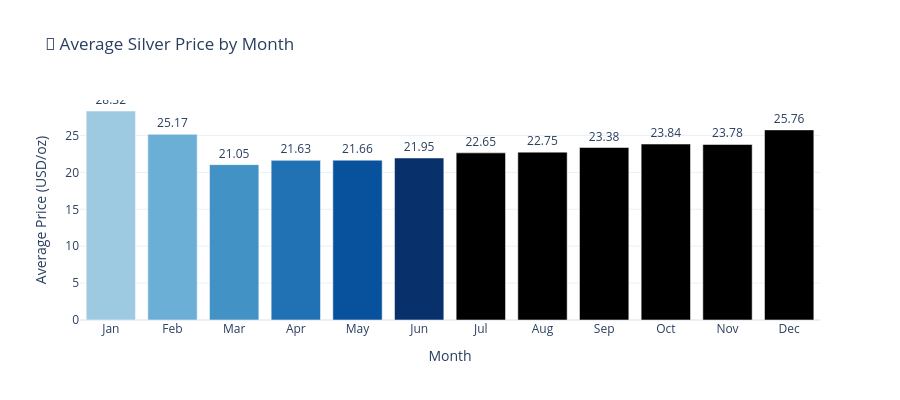

The cell this chart's notebook holds for it:
### Code cell
# Monthly Seasonality Pattern
df['Month'] = df['Date'].dt.month
df['MonthName'] = df['Date'].dt.month_name()

monthly_avg = df.groupby('Month')['Close'].mean().reset_index()
monthly_avg['MonthName'] = ['Jan', 'Feb', 'Mar', 'Apr', 'May', 'Jun',
                             'Jul', 'Aug', 'Sep', 'Oct', 'Nov', 'Dec']

fig = go.Figure()

fig.add_trace(go.Bar(
    x=monthly_avg['MonthName'],
    y=monthly_avg['Close'],
    marker_color=px.colors.sequential.Blues[3:],
    text=monthly_avg['Close'].round(2),
    textposition='outside'
))

fig.update_layout(
    title='📅 Average Silver Price by Month',
    xaxis_title='Month',
    yaxis_title='Average Price (USD/oz)',
    height=400,
    template='plotly_white'
)

fig.show()

print("📊 MONTHLY ANALYSIS")
print("=" * 50)
print(f"Strongest Month: {monthly_avg.loc[monthly_avg['Close'].idxmax(), 'MonthName']} (${monthly_avg['Close'].max():.2f})")
print(f"Weakest Month: {monthly_avg.loc[monthly_avg['Close'].idxmin(), 'MonthName']} (${monthly_avg['Close'].min():.2f})")

### Figure 1 — Plotly figure (JSON) as saved in the notebook; plotly's stock layout.template omitted (floating-point values rounded to 4 significant figures)
{"data": [{"marker": {"color": ["rgb(158,202,225)", "rgb(107,174,214)", "rgb(66,146,198)", "rgb(33,113,181)", "rgb(8,81,156)", "rgb(8,48,107)"]}, "text": [28.32, 25.17, 21.05, 21.63, 21.66, 21.95, 22.65, 22.75, 23.38, 23.84, 23.78, 25.76], "textposition": "outside", "type": "bar", "x": ["Jan", "Feb", "Mar", "Apr", "May", "Jun", "Jul", "Aug", "Sep", "Oct", "Nov", "Dec"], "y": [28.32, 25.17, 21.05, 21.63, 21.66, 21.95, 22.65, 22.75, 23.38, 23.84, 23.78, 25.76]}], "layout": {"height": 400, "title": {"text": "📅 Average Silver Price by Month"}, "xaxis": {"title": {"text": "Month"}}, "yaxis": {"title": {"text": "Average Price (USD/oz)"}}}}
